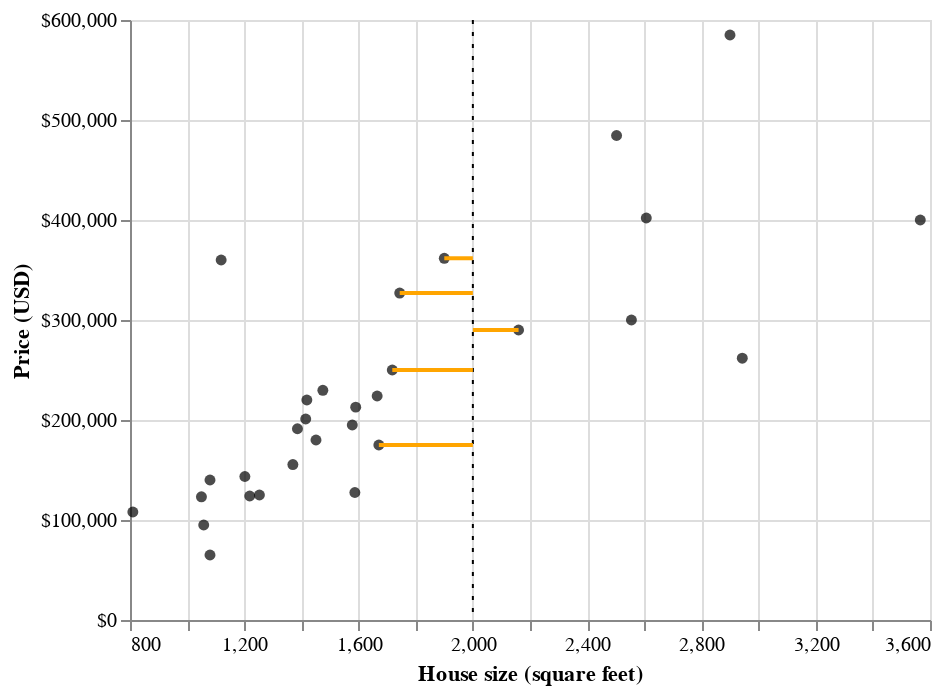

Here is the notebook cell this chart was saved with:
### Code cell
glue("fig:07-knn5-example", nn_plot)

### Figure 1 — Vega-Lite specification as saved in the notebook (floating-point values rounded to 4 significant figures)
{"config": {"view": {"continuousWidth": 400, "continuousHeight": 300}}, "layer": [{"data": {"name": "data-6c4310a56276bc91345edbce6cd7e9e4"}, "mark": {"type": "circle", "color": "black"}, "encoding": {"x": {"field": "sqft", "scale": {"zero": false}, "title": "House size (square feet)", "type": "quantitative"}, "y": {"axis": {"format": "$,.0f"}, "field": "price", "title": "Price (USD)", "type": "quantitative"}}}, {"data": {"name": "data-dede3f53429ab08afa6de2a4430fc887"}, "mark": {"type": "rule", "strokeDash": [2, 4]}, "encoding": {"x": {"field": "x", "type": "quantitative"}}}, {"data": {"name": "data-05d486ee16b0e6d2bc600f4a5340098c"}, "mark": {"type": "line", "color": "orange"}, "encoding": {"x": {"field": "sqft", "type": "quantitative"}, "y": {"field": "price", "type": "quantitative"}}}, {"data": {"name": "data-0209daba13e4ea77d0b75523f5fbbe4f"}, "mark": {"type": "line", "color": "orange"}, "encoding": {"x": {"field": "sqft", "type": "quantitative"}, "y": {"field": "price", "type": "quantitative"}}}, {"data": {"name": "data-a400da55ff1d9a4552cda058c32dcdcf"}, "mark": {"type": "line", "color": "orange"}, "encoding": {"x": {"field": "sqft", "type": "quantitative"}, "y": {"field": "price", "type": "quantitative"}}}, {"data": {"name": "data-a2150cd55addb9654481e7c6dcf4be5a"}, "mark": {"type": "line", "color": "orange"}, "encoding": {"x": {"field": "sqft", "type": "quantitative"}, "y": {"field": "price", "type": "quantitative"}}}, {"data": {"name": "data-0e50974c9bd83f6b37c2eea154cf042d"}, "mark": {"type": "line", "color": "orange"}, "encoding": {"x": {"field": "sqft", "type": "quantitative"}, "y": {"field": "price", "type": "quantitative"}}}], "$schema": "https://vega.github.io/schema/vega-lite/v4.17.0.json", "datasets": {"data-6c4310a56276bc91345edbce6cd7e9e4": [{"city": "ELK_GROVE", "zip": "z95758", "beds": 3, "baths": 3.0, "sqft": 2503, "type": "Residential", "price": 484500, "latitude": 38.41, "longitude": -121.4}, {"city": "ROCKLIN", "zip": "z95765", "beds": 4, "baths": 2.0, "sqft": 2607, "type": "Residential", "price": 402000, "latitude": 38.81, "longitude": -121.3}, {"city": "SACRAMENTO", "zip": "z95833", "beds": 3, "baths": 1.0, "sqft": 1080, "type": "Residential", "price": 140000, "latitude": 38.62, "longitude": -121.5}, {"city": "SACRAMENTO", "zip": "z95838", "beds": 3, "baths": 2.0, "sqft": 1219, "type": "Residential", "price": 124000, "latitude": 38.66, "longitude": -121.5}, {"city": "SACRAMENTO", "zip": "z95826", "beds": 3, "baths": 2.0, "sqft": 1451, "type": "Residential", "price": 180000, "latitude": 38.56, "longitude": -121.4}, {"city": "RANCHO_CORDOVA", "zip": "z95670", "beds": 3, "baths": 2.0, "sqft": 1671, "type": "Residential", "price": 175000, "latitude": 38.59, "longitude": -121.3}, {"city": "SACRAMENTO", "zip": "z95823", "beds": 4, "baths": 2.0, "sqft": 1900, "type": "Residential", "price": 361745, "latitude": 38.49, "longitude": -121.5}, {"city": "CITRUS_HEIGHTS", "zip": "z95621", "beds": 4, "baths": 2.0, "sqft": 1419, "type": "Residential", "price": 220000, "latitude": 38.7, "longitude": -121.3}, {"city": "SACRAMENTO", "zip": "z95823", "beds": 4, "baths": 2.0, "sqft": 1590, "type": "Residential", "price": 212864, "latitude": 38.45, "longitude": -121.4}, {"city": "ANTELOPE", "zip": "z95843", "beds": 4, "baths": 2.0, "sqft": 2160, "type": "Residential", "price": 290000, "latitude": 38.7, "longitude": -121.4}, {"city": "LINCOLN", "zip": "z95648", "beds": 5, "baths": 4.0, "sqft": 3566, "type": "Residential", "price": 400000, "latitude": 38.9, "longitude": -121.3}, {"city": "SACRAMENTO", "zip": "z95822", "beds": 3, "baths": 1.0, "sqft": 1058, "type": "Residential", "price": 95000, "latitude": 38.49, "longitude": -121.5}, {"city": "SACRAMENTO", "zip": "z95823", "beds": 3, "baths": 2.0, "sqft": 1386, "type": "Residential", "price": 191250, "latitude": 38.48, "longitude": -121.4}, {"city": "SACRAMENTO", "zip": "z95828", "beds": 4, "baths": 2.0, "sqft": 1587, "type": "Residential", "price": 127500, "latitude": 38.49, "longitude": -121.4}, {"city": "SACRAMENTO", "zip": "z95822", "beds": 2, "baths": 1.0, "sqft": 810, "type": "Residential", "price": 108000, "latitude": 38.52, "longitude": -121.5}, {"city": "SACRAMENTO", "zip": "z95834", "beds": 3, "baths": 2.0, "sqft": 1202, "type": "Residential", "price": 143500, "latitude": 38.63, "longitude": -121.5}, {"city": "LINCOLN", "zip": "z95648", "beds": 4, "baths": 3.0, "sqft": 2943, "type": "Residential", "price": 261800, "latitude": 38.88, "longitude": -121.3}, {"city": "RIO_LINDA", "zip": "z95673", "beds": 4, "baths": 2.0, "sqft": 1475, "type": "Residential", "price": 229665, "latitude": 38.7, "longitude": -121.5}, {"city": "SACRAMENTO", "zip": "z95838", "beds": 3, "baths": 2.0, "sqft": 1370, "type": "Residential", "price": 155435, "latitude": 38.65, "longitude": -121.4}, {"city": "SACRAMENTO", "zip": "z95816", "beds": 2, "baths": 2.0, "sqft": 1119, "type": "Condo", "price": 360000, "latitude": 38.54, "longitude": -121.5}, {"city": "SACRAMENTO", "zip": "z95822", "beds": 4, "baths": 2.0, "sqft": 1253, "type": "Residential", "price": 125000, "latitude": 38.48, "longitude": -121.5}, {"city": "ELK_GROVE", "zip": "z95624", "beds": 6, "baths": 3.0, "sqft": 2555, "type": "Residential", "price": 300000, "latitude": 38.4, "longitude": -121.3}, {"city": "CAMERON_PARK", "zip": "z95682", "beds": 3, "baths": 1.5, "sqft": 1415, "type": "Residential", "price": 201000, "latitude": 38.69, "longitude": -121.0}, {"city": "SACRAMENTO", "zip": "z95824", "beds": 3, "baths": 1.0, "sqft": 1050, "type": "Residential", "price": 123225, "latitude": 38.52, "longitude": -121.4}, {"city": "FOLSOM", "zip": "z95630", "beds": 5, "baths": 3.0, "sqft": 2900, "type": "Residential", "price": 585000, "latitude": 38.67, "longitude": -121.1}, {"city": "SACRAMENTO", "zip": "z95835", "beds": 3, "baths": 2.5, "sqft": 1718, "type": "Residential", "price": 250000, "latitude": 38.68, "longitude": -121.5}, {"city": "ROSEVILLE", "zip": "z95678", "beds": 3, "baths": 2.0, "sqft": 1744, "type": "Residential", "price": 326951, "latitude": 38.77, "longitude": -121.3}, {"city": "SACRAMENTO", "zip": "z95842", "beds": 4, "baths": 2.0, "sqft": 1578, "type": "Residential", "price": 195000, "latitude": 38.69, "longitude": -121.3}, {"city": "SACRAMENTO", "zip": "z95817", "beds": 2, "baths": 1.0, "sqft": 1080, "type": "Residential", "price": 65000, "latitude": 38.54, "longitude": -121.5}, {"city": "SACRAMENTO", "zip": "z95834", "beds": 3, "baths": 2.0, "sqft": 1665, "type": "Residential", "price": 224000, "latitude": 38.63, "longitude": -121.5}], "data-dede3f53429ab08afa6de2a4430fc887": [{"x": 2000}], "data-05d486ee16b0e6d2bc600f4a5340098c": [{"sqft": 1900, "price": 361745}, {"sqft": 2000, "price": 361745}], "data-0209daba13e4ea77d0b75523f5fbbe4f": [{"sqft": 2160, "price": 290000}, {"sqft": 2000, "price": 290000}], "data-a400da55ff1d9a4552cda058c32dcdcf": [{"sqft": 1744, "price": 326951}, {"sqft": 2000, "price": 326951}], "data-a2150cd55addb9654481e7c6dcf4be5a": [{"sqft": 1718, "price": 250000}, {"sqft": 2000, "price": 250000}], "data-0e50974c9bd83f6b37c2eea154cf042d": [{"sqft": 1671, "price": 175000}, {"sqft": 2000, "price": 175000}]}}
